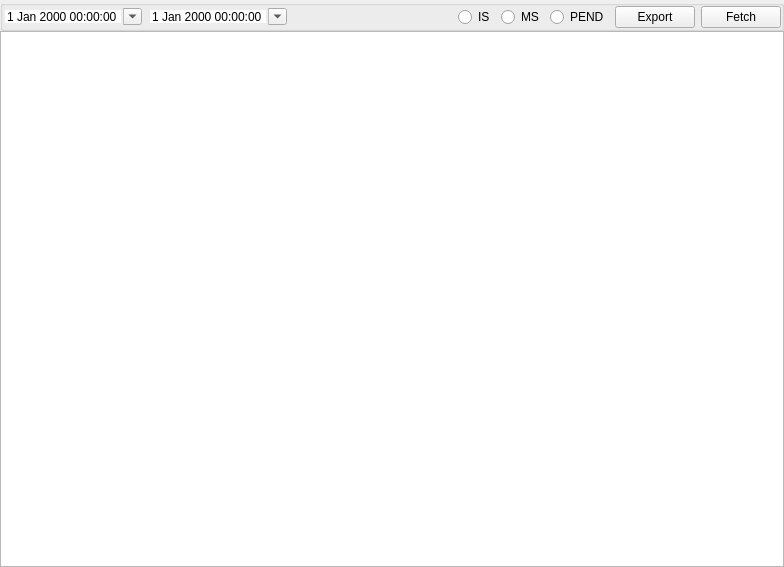
<?xml version="1.0" encoding="UTF-8"?>
<ui version="4.0">
 <class>StatementTertiaryWidget</class>
 <widget class="QWidget" name="StatementTertiaryWidget">
  <property name="geometry">
   <rect>
    <x>0</x>
    <y>0</y>
    <width>784</width>
    <height>567</height>
   </rect>
  </property>
  <property name="windowTitle">
   <string/>
  </property>
  <layout class="QGridLayout" name="gridLayout">
   <property name="leftMargin">
    <number>0</number>
   </property>
   <property name="topMargin">
    <number>0</number>
   </property>
   <property name="rightMargin">
    <number>0</number>
   </property>
   <property name="bottomMargin">
    <number>0</number>
   </property>
   <property name="spacing">
    <number>0</number>
   </property>
   <item row="0" column="0">
    <widget class="QGroupBox" name="tableGroup">
     <property name="sizePolicy">
      <sizepolicy hsizetype="Preferred" vsizetype="Preferred">
       <horstretch>0</horstretch>
       <verstretch>0</verstretch>
      </sizepolicy>
     </property>
     <property name="title">
      <string/>
     </property>
     <layout class="QHBoxLayout" name="horizontalLayout_2">
      <property name="spacing">
       <number>-1</number>
      </property>
      <property name="leftMargin">
       <number>0</number>
      </property>
      <property name="topMargin">
       <number>0</number>
      </property>
      <property name="rightMargin">
       <number>0</number>
      </property>
      <property name="bottomMargin">
       <number>0</number>
      </property>
      <item>
       <widget class="DateTimeEdit" name="start">
        <property name="frame">
         <bool>false</bool>
        </property>
        <property name="calendarPopup">
         <bool>true</bool>
        </property>
       </widget>
      </item>
      <item>
       <widget class="DateTimeEdit" name="end">
        <property name="frame">
         <bool>false</bool>
        </property>
        <property name="calendarPopup">
         <bool>true</bool>
        </property>
       </widget>
      </item>
      <item>
       <spacer name="horizontalSpacer_3">
        <property name="orientation">
         <enum>Qt::Orientation::Horizontal</enum>
        </property>
        <property name="sizeHint" stdset="0">
         <size>
          <width>516</width>
          <height>17</height>
         </size>
        </property>
       </spacer>
      </item>
      <item>
       <widget class="QRadioButton" name="rBtnIS">
        <property name="text">
         <string>IS</string>
        </property>
       </widget>
      </item>
      <item>
       <widget class="QRadioButton" name="rBtnMS">
        <property name="text">
         <string>MS</string>
        </property>
       </widget>
      </item>
      <item>
       <widget class="QRadioButton" name="rBtnPEND">
        <property name="text">
         <string>PEND</string>
        </property>
       </widget>
      </item>
      <item>
       <widget class="QPushButton" name="pBtnExport">
        <property name="text">
         <string>Export</string>
        </property>
       </widget>
      </item>
      <item>
       <widget class="QPushButton" name="pBtnFetch">
        <property name="text">
         <string>Fetch</string>
        </property>
       </widget>
      </item>
     </layout>
    </widget>
   </item>
   <item row="1" column="0">
    <widget class="QTableView" name="tableView"/>
   </item>
  </layout>
 </widget>
 <customwidgets>
  <customwidget>
   <class>DateTimeEdit</class>
   <extends>QDateTimeEdit</extends>
   <header location="global">widget/datetimeedit.h</header>
  </customwidget>
 </customwidgets>
 <resources/>
 <connections/>
</ui>
